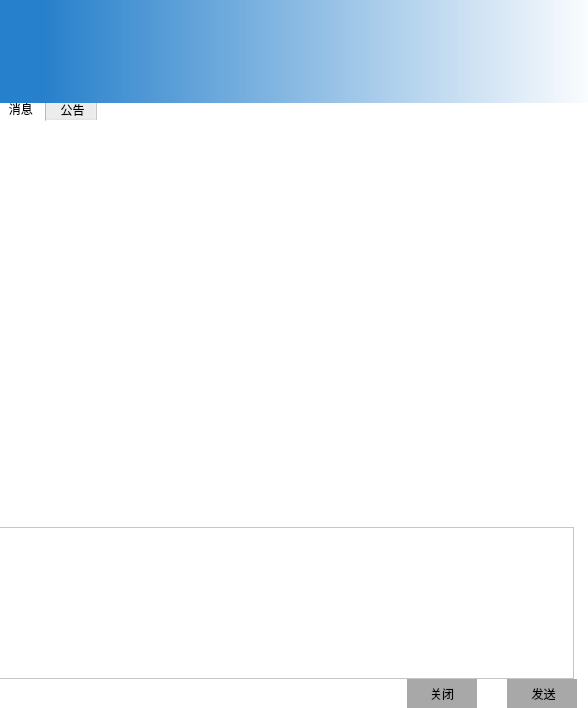
<?xml version="1.0" encoding="UTF-8"?>
<ui version="4.0">
 <class>chat_windows</class>
 <widget class="QWidget" name="chat_windows">
  <property name="enabled">
   <bool>true</bool>
  </property>
  <property name="geometry">
   <rect>
    <x>0</x>
    <y>0</y>
    <width>588</width>
    <height>708</height>
   </rect>
  </property>
  <property name="sizePolicy">
   <sizepolicy hsizetype="Fixed" vsizetype="Fixed">
    <horstretch>0</horstretch>
    <verstretch>0</verstretch>
   </sizepolicy>
  </property>
  <property name="windowTitle">
   <string>Form</string>
  </property>
  <property name="styleSheet">
   <string notr="true">background-color: rgb(255, 255, 255);</string>
  </property>
  <widget class="QWidget" name="widget_2" native="true">
   <property name="geometry">
    <rect>
     <x>-10</x>
     <y>90</y>
     <width>622</width>
     <height>637</height>
    </rect>
   </property>
   <property name="sizePolicy">
    <sizepolicy hsizetype="Fixed" vsizetype="Fixed">
     <horstretch>0</horstretch>
     <verstretch>0</verstretch>
    </sizepolicy>
   </property>
   <property name="minimumSize">
    <size>
     <width>0</width>
     <height>0</height>
    </size>
   </property>
   <property name="maximumSize">
    <size>
     <width>800</width>
     <height>16777215</height>
    </size>
   </property>
   <layout class="QVBoxLayout" name="verticalLayout_3">
    <item>
     <widget class="QTabWidget" name="tabWidget">
      <property name="sizePolicy">
       <sizepolicy hsizetype="Fixed" vsizetype="Fixed">
        <horstretch>0</horstretch>
        <verstretch>0</verstretch>
       </sizepolicy>
      </property>
      <property name="minimumSize">
       <size>
        <width>600</width>
        <height>300</height>
       </size>
      </property>
      <property name="maximumSize">
       <size>
        <width>600</width>
        <height>16777215</height>
       </size>
      </property>
      <property name="styleSheet">
       <string notr="true">border:0px</string>
      </property>
      <property name="currentIndex">
       <number>0</number>
      </property>
      <widget class="QWidget" name="tab">
       <attribute name="title">
        <string>  消息</string>
       </attribute>
       <layout class="QVBoxLayout" name="verticalLayout_4">
        <item>
         <widget class="QScrollArea" name="scrollArea">
          <property name="sizePolicy">
           <sizepolicy hsizetype="Fixed" vsizetype="Fixed">
            <horstretch>0</horstretch>
            <verstretch>0</verstretch>
           </sizepolicy>
          </property>
          <property name="minimumSize">
           <size>
            <width>600</width>
            <height>300</height>
           </size>
          </property>
          <property name="maximumSize">
           <size>
            <width>600</width>
            <height>16777215</height>
           </size>
          </property>
          <property name="styleSheet">
           <string notr="true">border:0px;</string>
          </property>
          <property name="widgetResizable">
           <bool>true</bool>
          </property>
          <widget class="QWidget" name="scrollAreaWidgetContents">
           <property name="geometry">
            <rect>
             <x>0</x>
             <y>0</y>
             <width>600</width>
             <height>300</height>
            </rect>
           </property>
          </widget>
         </widget>
        </item>
       </layout>
      </widget>
      <widget class="QWidget" name="tab_2">
       <attribute name="title">
        <string> 公告</string>
       </attribute>
       <widget class="QTextEdit" name="textEdit_2">
        <property name="geometry">
         <rect>
          <x>10</x>
          <y>10</y>
          <width>600</width>
          <height>300</height>
         </rect>
        </property>
        <property name="sizePolicy">
         <sizepolicy hsizetype="Fixed" vsizetype="Fixed">
          <horstretch>0</horstretch>
          <verstretch>0</verstretch>
         </sizepolicy>
        </property>
        <property name="minimumSize">
         <size>
          <width>600</width>
          <height>300</height>
         </size>
        </property>
        <property name="maximumSize">
         <size>
          <width>600</width>
          <height>16777215</height>
         </size>
        </property>
       </widget>
      </widget>
     </widget>
    </item>
    <item>
     <widget class="QWidget" name="widget" native="true">
      <property name="sizePolicy">
       <sizepolicy hsizetype="Fixed" vsizetype="Fixed">
        <horstretch>0</horstretch>
        <verstretch>0</verstretch>
       </sizepolicy>
      </property>
      <property name="minimumSize">
       <size>
        <width>600</width>
        <height>50</height>
       </size>
      </property>
      <property name="maximumSize">
       <size>
        <width>600</width>
        <height>50</height>
       </size>
      </property>
      <widget class="QWidget" name="layoutWidget">
       <property name="geometry">
        <rect>
         <x>20</x>
         <y>10</y>
         <width>564</width>
         <height>41</height>
        </rect>
       </property>
       <layout class="QHBoxLayout" name="horizontalLayout_2">
        <property name="spacing">
         <number>200</number>
        </property>
        <item>
         <layout class="QHBoxLayout" name="horizontalLayout" stretch="0,0,0,0,0,0,0">
          <property name="spacing">
           <number>20</number>
          </property>
          <item>
           <widget class="QPushButton" name="pushButton_2">
            <property name="sizePolicy">
             <sizepolicy hsizetype="Fixed" vsizetype="Fixed">
              <horstretch>0</horstretch>
              <verstretch>0</verstretch>
             </sizepolicy>
            </property>
            <property name="minimumSize">
             <size>
              <width>30</width>
              <height>30</height>
             </size>
            </property>
            <property name="maximumSize">
             <size>
              <width>30</width>
              <height>30</height>
             </size>
            </property>
            <property name="styleSheet">
             <string notr="true">border-image: url(:/user_space/face.ico);</string>
            </property>
            <property name="text">
             <string/>
            </property>
            <property name="flat">
             <bool>true</bool>
            </property>
           </widget>
          </item>
          <item>
           <widget class="QPushButton" name="pushButton_3">
            <property name="sizePolicy">
             <sizepolicy hsizetype="Fixed" vsizetype="Fixed">
              <horstretch>0</horstretch>
              <verstretch>0</verstretch>
             </sizepolicy>
            </property>
            <property name="minimumSize">
             <size>
              <width>30</width>
              <height>30</height>
             </size>
            </property>
            <property name="maximumSize">
             <size>
              <width>30</width>
              <height>30</height>
             </size>
            </property>
            <property name="styleSheet">
             <string notr="true">border-image: url(:/user_space/video.ico);</string>
            </property>
            <property name="text">
             <string/>
            </property>
            <property name="flat">
             <bool>true</bool>
            </property>
           </widget>
          </item>
          <item>
           <widget class="QPushButton" name="pushButton_4">
            <property name="sizePolicy">
             <sizepolicy hsizetype="Fixed" vsizetype="Fixed">
              <horstretch>0</horstretch>
              <verstretch>0</verstretch>
             </sizepolicy>
            </property>
            <property name="minimumSize">
             <size>
              <width>30</width>
              <height>30</height>
             </size>
            </property>
            <property name="maximumSize">
             <size>
              <width>30</width>
              <height>30</height>
             </size>
            </property>
            <property name="styleSheet">
             <string notr="true">border-image: url(:/user_space/cut.ico);</string>
            </property>
            <property name="text">
             <string/>
            </property>
            <property name="flat">
             <bool>true</bool>
            </property>
           </widget>
          </item>
          <item>
           <widget class="QPushButton" name="pushButton_5">
            <property name="sizePolicy">
             <sizepolicy hsizetype="Fixed" vsizetype="Fixed">
              <horstretch>0</horstretch>
              <verstretch>0</verstretch>
             </sizepolicy>
            </property>
            <property name="minimumSize">
             <size>
              <width>30</width>
              <height>30</height>
             </size>
            </property>
            <property name="maximumSize">
             <size>
              <width>30</width>
              <height>30</height>
             </size>
            </property>
            <property name="styleSheet">
             <string notr="true">border-image: url(:/user_space/folder.ico);</string>
            </property>
            <property name="text">
             <string/>
            </property>
            <property name="flat">
             <bool>true</bool>
            </property>
           </widget>
          </item>
          <item>
           <widget class="QPushButton" name="pushButton_6">
            <property name="sizePolicy">
             <sizepolicy hsizetype="Fixed" vsizetype="Fixed">
              <horstretch>0</horstretch>
              <verstretch>0</verstretch>
             </sizepolicy>
            </property>
            <property name="minimumSize">
             <size>
              <width>30</width>
              <height>30</height>
             </size>
            </property>
            <property name="maximumSize">
             <size>
              <width>30</width>
              <height>30</height>
             </size>
            </property>
            <property name="styleSheet">
             <string notr="true">border-image: url(:/user_space/picture.ico);</string>
            </property>
            <property name="text">
             <string/>
            </property>
            <property name="flat">
             <bool>true</bool>
            </property>
           </widget>
          </item>
          <item>
           <widget class="QPushButton" name="pushButton_7">
            <property name="sizePolicy">
             <sizepolicy hsizetype="Fixed" vsizetype="Fixed">
              <horstretch>0</horstretch>
              <verstretch>0</verstretch>
             </sizepolicy>
            </property>
            <property name="minimumSize">
             <size>
              <width>30</width>
              <height>30</height>
             </size>
            </property>
            <property name="maximumSize">
             <size>
              <width>30</width>
              <height>30</height>
             </size>
            </property>
            <property name="styleSheet">
             <string notr="true">border-image: url(:/user_space/shake.ico);</string>
            </property>
            <property name="text">
             <string/>
            </property>
            <property name="flat">
             <bool>true</bool>
            </property>
           </widget>
          </item>
          <item>
           <widget class="QPushButton" name="pushButton_8">
            <property name="sizePolicy">
             <sizepolicy hsizetype="Fixed" vsizetype="Fixed">
              <horstretch>0</horstretch>
              <verstretch>0</verstretch>
             </sizepolicy>
            </property>
            <property name="minimumSize">
             <size>
              <width>30</width>
              <height>30</height>
             </size>
            </property>
            <property name="maximumSize">
             <size>
              <width>30</width>
              <height>30</height>
             </size>
            </property>
            <property name="styleSheet">
             <string notr="true">border-image: url(:/user_space/chat.ico);</string>
            </property>
            <property name="text">
             <string/>
            </property>
            <property name="flat">
             <bool>true</bool>
            </property>
           </widget>
          </item>
         </layout>
        </item>
        <item>
         <widget class="QPushButton" name="pushButton_9">
          <property name="sizePolicy">
           <sizepolicy hsizetype="Fixed" vsizetype="Fixed">
            <horstretch>0</horstretch>
            <verstretch>0</verstretch>
           </sizepolicy>
          </property>
          <property name="minimumSize">
           <size>
            <width>30</width>
            <height>30</height>
           </size>
          </property>
          <property name="maximumSize">
           <size>
            <width>30</width>
            <height>30</height>
           </size>
          </property>
          <property name="styleSheet">
           <string notr="true">border-image: url(:/user_space/time.ico);</string>
          </property>
          <property name="text">
           <string/>
          </property>
          <property name="flat">
           <bool>true</bool>
          </property>
         </widget>
        </item>
       </layout>
      </widget>
     </widget>
    </item>
    <item>
     <widget class="QWidget" name="widget_3" native="true">
      <property name="sizePolicy">
       <sizepolicy hsizetype="Fixed" vsizetype="Preferred">
        <horstretch>0</horstretch>
        <verstretch>0</verstretch>
       </sizepolicy>
      </property>
      <property name="minimumSize">
       <size>
        <width>600</width>
        <height>140</height>
       </size>
      </property>
      <property name="maximumSize">
       <size>
        <width>600</width>
        <height>200</height>
       </size>
      </property>
      <property name="styleSheet">
       <string notr="true"/>
      </property>
      <layout class="QVBoxLayout" name="verticalLayout_2">
       <item>
        <layout class="QVBoxLayout" name="verticalLayout">
         <property name="spacing">
          <number>0</number>
         </property>
         <property name="sizeConstraint">
          <enum>QLayout::SetFixedSize</enum>
         </property>
         <item>
          <widget class="QPlainTextEdit" name="plainTextEdit">
           <property name="sizePolicy">
            <sizepolicy hsizetype="Fixed" vsizetype="Preferred">
             <horstretch>0</horstretch>
             <verstretch>0</verstretch>
            </sizepolicy>
           </property>
           <property name="minimumSize">
            <size>
             <width>575</width>
             <height>100</height>
            </size>
           </property>
           <property name="maximumSize">
            <size>
             <width>575</width>
             <height>250</height>
            </size>
           </property>
           <property name="styleSheet">
            <string notr="true"/>
           </property>
          </widget>
         </item>
         <item>
          <layout class="QHBoxLayout" name="horizontalLayout_5">
           <property name="spacing">
            <number>0</number>
           </property>
           <property name="sizeConstraint">
            <enum>QLayout::SetFixedSize</enum>
           </property>
           <item>
            <widget class="QLabel" name="label_2">
             <property name="sizePolicy">
              <sizepolicy hsizetype="Fixed" vsizetype="Fixed">
               <horstretch>0</horstretch>
               <verstretch>0</verstretch>
              </sizepolicy>
             </property>
             <property name="minimumSize">
              <size>
               <width>400</width>
               <height>30</height>
              </size>
             </property>
             <property name="maximumSize">
              <size>
               <width>400</width>
               <height>30</height>
              </size>
             </property>
             <property name="styleSheet">
              <string notr="true">border:0px</string>
             </property>
             <property name="text">
              <string/>
             </property>
            </widget>
           </item>
           <item>
            <layout class="QHBoxLayout" name="horizontalLayout_4">
             <property name="spacing">
              <number>30</number>
             </property>
             <property name="sizeConstraint">
              <enum>QLayout::SetFixedSize</enum>
             </property>
             <item>
              <widget class="QPushButton" name="pushButton_12">
               <property name="sizePolicy">
                <sizepolicy hsizetype="Fixed" vsizetype="Fixed">
                 <horstretch>0</horstretch>
                 <verstretch>0</verstretch>
                </sizepolicy>
               </property>
               <property name="minimumSize">
                <size>
                 <width>70</width>
                 <height>30</height>
                </size>
               </property>
               <property name="maximumSize">
                <size>
                 <width>70</width>
                 <height>30</height>
                </size>
               </property>
               <property name="styleSheet">
                <string notr="true">background-color: rgb(168, 168, 168);
border:0px</string>
               </property>
               <property name="text">
                <string>关闭</string>
               </property>
              </widget>
             </item>
             <item>
              <widget class="QPushButton" name="pushButton_11">
               <property name="sizePolicy">
                <sizepolicy hsizetype="Fixed" vsizetype="Fixed">
                 <horstretch>0</horstretch>
                 <verstretch>0</verstretch>
                </sizepolicy>
               </property>
               <property name="minimumSize">
                <size>
                 <width>70</width>
                 <height>30</height>
                </size>
               </property>
               <property name="maximumSize">
                <size>
                 <width>70</width>
                 <height>30</height>
                </size>
               </property>
               <property name="styleSheet">
                <string notr="true">background-color: rgb(168, 168, 168);
border:0px</string>
               </property>
               <property name="text">
                <string> 发送</string>
               </property>
              </widget>
             </item>
            </layout>
           </item>
          </layout>
         </item>
        </layout>
       </item>
      </layout>
     </widget>
    </item>
   </layout>
  </widget>
  <widget class="QLabel" name="label">
   <property name="geometry">
    <rect>
     <x>0</x>
     <y>-10</y>
     <width>600</width>
     <height>113</height>
    </rect>
   </property>
   <property name="sizePolicy">
    <sizepolicy hsizetype="Fixed" vsizetype="Fixed">
     <horstretch>0</horstretch>
     <verstretch>0</verstretch>
    </sizepolicy>
   </property>
   <property name="minimumSize">
    <size>
     <width>600</width>
     <height>113</height>
    </size>
   </property>
   <property name="maximumSize">
    <size>
     <width>600</width>
     <height>113</height>
    </size>
   </property>
   <property name="styleSheet">
    <string notr="true">background-color: qlineargradient(spread:pad, x1:0, y1:0, x2:1, y2:0, stop:0.0696517 rgba(94, 188, 255, 255), stop:1 rgba(255, 255, 255, 255));
background-color: qlineargradient(spread:pad, x1:0, y1:0, x2:1, y2:0, stop:0.0696517 rgba(39, 128, 203, 255), stop:1 rgba(255, 255, 255, 255));</string>
   </property>
   <property name="text">
    <string/>
   </property>
  </widget>
 </widget>
 <resources/>
 <connections/>
</ui>
